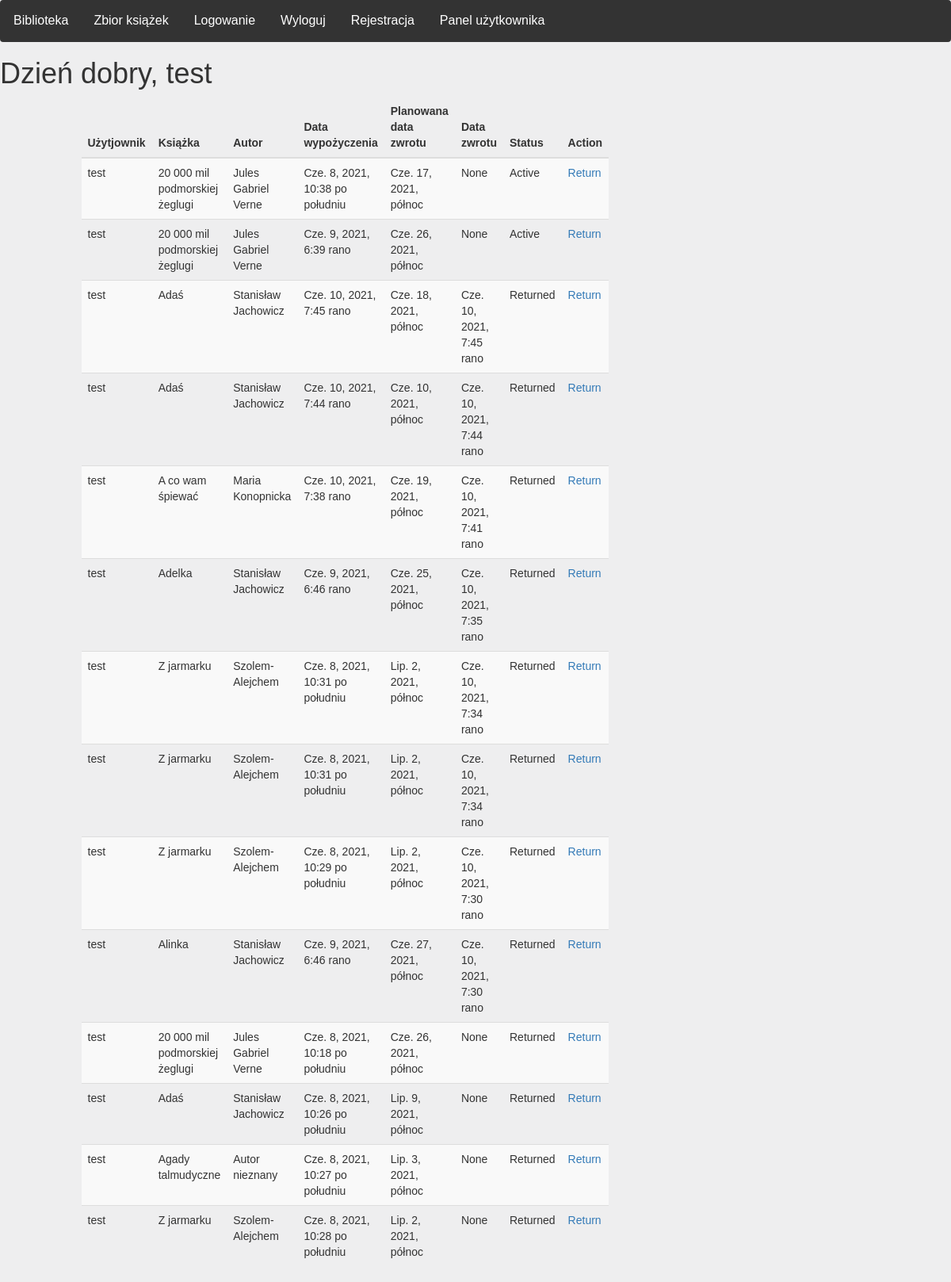
Screenshot of /user_view/ (signed in) with the database file from the repository.
### main_library/models.py (models this page shows)
class RentalList(models.Model):
    book_id = models.ForeignKey(Bookshelf, default=None, on_delete=models.SET_DEFAULT, null=True)
    user_id = models.ForeignKey(User, default=None, on_delete=models.SET_DEFAULT)
    check_out_date = models.DateTimeField(auto_now_add=True)
    planned_date_of_return = models.DateTimeField(default=None, null=True)
    date_of_return = models.DateTimeField(default=None, null=True)
    status = models.TextField(default='Active')

class Bookshelf(models.Model):
    kind = models.TextField(default='')
    title = models.TextField(default='')
    author = models.TextField(default='')
    epoch = models.TextField(default='')
    genre = models.TextField(default='')
    quantity = models.IntegerField(default=random.randint(0, 10))

### main_library/views.py (the view)
# urls.py: path('user_view/', views.user_view, name='user_view'),
def user_view(request):
    if request.user.is_authenticated:
        user_id = User.objects.get(pk = request.user.id)
        books = RentalList.objects.filter(user_id = request.user.id).order_by('status', '-date_of_return')
        return render(request, 'main_library/user_view.html', {'name': request.user.username, 'books': books})
    else:
        return redirect("login")

### main_library/templates/main_library/user_view.html (shortened to what this page needs)
{% extends "main_library/base.html" %}
{% block content %}
<h1>Dzień dobry, {{ name }} </h1>
<div class="row">
    <div class="col-md-1"></div>
    <div class="col-md-5">
<table class="table table-dark table-striped" >
            <thead>
              <tr>
                  <th>Użytjownik</th>
                  <th>Książka</th>
                  <th>Autor</th>
                  <th>Data wypożyczenia</th>
                  <th>Planowana data zwrotu</th>
                  <th>Data zwrotu</th>
                  <th>Status</th>
                  <th>Action</th>
              </tr>
            </thead>
                {% for n in books %}
                <tr>
                    <td> {{ n.user_id }} </td>
                    <td> {{ n.book_id.title }} </td>
                    <td> {{ n.book_id.author }} </td>
                    <td> {{ n.check_out_date }} </td>
                    <td> {{ n.planned_date_of_return }} </td>
                    <td> {{ n.date_of_return }} </td>
                    <td> {{ n.status }} </td>
                    <td> <a href="{% url 'return_book' n.id %}"> Return </a> </td>
                </tr>
                {% endfor %}
        </table>
{% endblock %}

### main_library/templates/main_library/base.html (style rules this page uses)
body { font-family: Arial, Helvetica, sans-serif; margin: 0; background-color: #EEEEEF; }

### rows the page displays
RentalList: user_id "test", book_id "20 000 mil podmorskiej żeglugi", book_id.author "Jules Gabriel Verne", check_out_date "Cze. 8, 2021, 10:38 po południu", planned_date_of_return "Cze. 17, 2021, północ", date_of_return "None", status "Active"
RentalList: user_id "test", book_id "20 000 mil podmorskiej żeglugi", book_id.author "Jules Gabriel Verne", check_out_date "Cze. 9, 2021, 6:39 rano", planned_date_of_return "Cze. 26, 2021, północ", date_of_return "None", status "Active"
RentalList: user_id "test", book_id "Adaś", book_id.author "Stanisław Jachowicz", check_out_date "Cze. 10, 2021, 7:45 rano", planned_date_of_return "Cze. 18, 2021, północ", date_of_return "Cze. 10, 2021, 7:45 rano", status "Returned"
RentalList: user_id "test", book_id "Adaś", book_id.author "Stanisław Jachowicz", check_out_date "Cze. 10, 2021, 7:44 rano", planned_date_of_return "Cze. 10, 2021, północ", date_of_return "Cze. 10, 2021, 7:44 rano", status "Returned"
RentalList: user_id "test", book_id "A co wam śpiewać", book_id.author "Maria Konopnicka", check_out_date "Cze. 10, 2021, 7:38 rano", planned_date_of_return "Cze. 19, 2021, północ", date_of_return "Cze. 10, 2021, 7:41 rano", status "Returned"
RentalList: user_id "test", book_id "Adelka", book_id.author "Stanisław Jachowicz", check_out_date "Cze. 9, 2021, 6:46 rano", planned_date_of_return "Cze. 25, 2021, północ", date_of_return "Cze. 10, 2021, 7:35 rano", status "Returned"
RentalList: user_id "test", book_id "Z jarmarku", book_id.author "Szolem-Alejchem", check_out_date "Cze. 8, 2021, 10:31 po południu", planned_date_of_return "Lip. 2, 2021, północ", date_of_return "Cze. 10, 2021, 7:34 rano", status "Returned"
RentalList: user_id "test", book_id "Z jarmarku", book_id.author "Szolem-Alejchem", check_out_date "Cze. 8, 2021, 10:31 po południu", planned_date_of_return "Lip. 2, 2021, północ", date_of_return "Cze. 10, 2021, 7:34 rano", status "Returned"
RentalList: user_id "test", book_id "Z jarmarku", book_id.author "Szolem-Alejchem", check_out_date "Cze. 8, 2021, 10:29 po południu", planned_date_of_return "Lip. 2, 2021, północ", date_of_return "Cze. 10, 2021, 7:30 rano", status "Returned"
RentalList: user_id "test", book_id "Alinka", book_id.author "Stanisław Jachowicz", check_out_date "Cze. 9, 2021, 6:46 rano", planned_date_of_return "Cze. 27, 2021, północ", date_of_return "Cze. 10, 2021, 7:30 rano", status "Returned"
RentalList: user_id "test", book_id "20 000 mil podmorskiej żeglugi", book_id.author "Jules Gabriel Verne", check_out_date "Cze. 8, 2021, 10:18 po południu", planned_date_of_return "Cze. 26, 2021, północ", date_of_return "None", status "Returned"
RentalList: user_id "test", book_id "Adaś", book_id.author "Stanisław Jachowicz", check_out_date "Cze. 8, 2021, 10:26 po południu", planned_date_of_return "Lip. 9, 2021, północ", date_of_return "None", status "Returned"
RentalList: user_id "test", book_id "Agady talmudyczne", book_id.author "Autor nieznany", check_out_date "Cze. 8, 2021, 10:27 po południu", planned_date_of_return "Lip. 3, 2021, północ", date_of_return "None", status "Returned"
RentalList: user_id "test", book_id "Z jarmarku", book_id.author "Szolem-Alejchem", check_out_date "Cze. 8, 2021, 10:28 po południu", planned_date_of_return "Lip. 2, 2021, północ", date_of_return "None", status "Returned"

### other values shown
{{ name }} "test"
